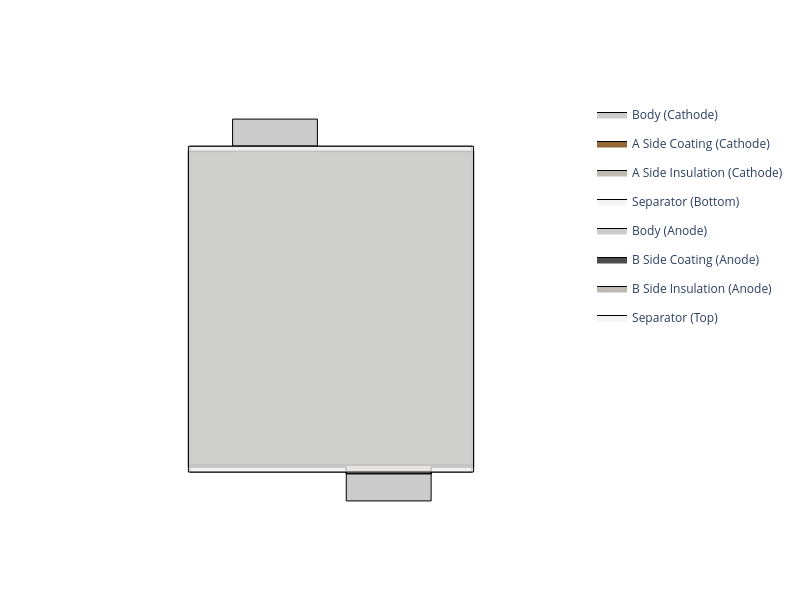

Here is the notebook cell this chart was saved with:
### Code cell
my_monolayer.transverse = True
my_monolayer.get_top_down_view(opacity=0.8, width=800, height=600)

### Figure 1 — Plotly figure (JSON) as saved in the notebook; plotly's stock layout.template omitted (floating-point values rounded to 4 significant figures)
{"data": [{"fill": "toself", "fillcolor": "rgba(192, 192, 192, 0.8)", "legendgroup": "Body (Cathode) (Cathode)", "line": {"color": "black", "width": 1}, "mode": "lines", "name": "Body (Cathode)", "showlegend": true, "type": "scatter", "x": [-83.0, -83.0, -58.0, -58.0, -8.0, -8.0, 83.0, 83.0, -83.0], "y": [-92.0, 92.0, 92.0, 112.0, 112.0, 92.0, 92.0, -92.0, -92.0]}, {"fill": "toself", "fillcolor": "rgba(123, 66, 6, 0.8)", "legendgroup": "A Side Coating (Cathode) (Cathode)", "line": {"color": "black", "width": 1}, "mode": "lines", "name": "A Side Coating (Cathode)", "type": "scatter", "x": [-83.0, -83.0, -58.0, -58.0, -8.0, -8.0, 83.0, 83.0, -83.0, -83.0, -83.0, -58.0, -58.0, -8.0, -8.0, 83.0, 83.0, -83.0], "y": [-92.0, 91.0, 91.0, 91.0, 91.0, 91.0, 91.0, -92.0, -92.0, -92.0, 91.0, 91.0, 91.0, 91.0, 91.0, 91.0, -92.0, -92.0]}, {"fill": "toself", "fillcolor": "rgba(176, 169, 159, 0.8)", "legendgroup": "A Side Insulation (Cathode) (Cathode)", "line": {"color": "black", "width": 1}, "mode": "lines", "name": "A Side Insulation (Cathode)", "type": "scatter", "x": [-83.0, -83.0, -58.0, -58.0, -8.0, -8.0, 83.0, 83.0, -83.0, -83.0, -83.0, -58.0, -58.0, -8.0, -8.0, 83.0, 83.0, -83.0], "y": [91.0, 92.0, 92.0, 96.0, 96.0, 92.0, 92.0, 91.0, 91.0, 91.0, 92.0, 92.0, 96.0, 96.0, 92.0, 92.0, 91.0, 91.0]}, {"fill": "toself", "fillcolor": "rgba(242, 242, 242, 0.8)", "legendgroup": "Separator_bottom", "line": {"color": "black", "width": 1}, "mode": "lines", "name": "Separator (Bottom)", "showlegend": true, "type": "scatter", "x": [-83.03, -83.03, 83.03, 83.03, -83.03], "y": [-96.0, 96.0, 96.0, -96.0, -96.0]}, {"fill": "toself", "fillcolor": "rgba(192, 192, 192, 0.8)", "legendgroup": "Body (Anode) (Anode)", "line": {"color": "black", "width": 1}, "mode": "lines", "name": "Body (Anode)", "showlegend": true, "type": "scatter", "x": [-84.0, -84.0, 9.0, 9.0, 59.0, 59.0, 84.0, 84.0, -84.0], "xaxis": "x", "y": [93.0, -93.0, -93.0, -113.0, -113.0, -93.0, -93.0, 93.0, 93.0], "yaxis": "y"}, {"fill": "toself", "fillcolor": "rgba(31, 31, 31, 0.8)", "legendgroup": "B Side Coating (Anode) (Anode)", "line": {"color": "black", "width": 1}, "mode": "lines", "name": "B Side Coating (Anode)", "type": "scatter", "x": [-84.0, -84.0, 9.0, 9.0, 59.0, 59.0, 84.0, 84.0, -84.0, -84.0, -84.0, 9.0, 9.0, 59.0, 59.0, 84.0, 84.0, -84.0], "xaxis": "x", "y": [93.0, -92.0, -92.0, -92.0, -92.0, -92.0, -92.0, 93.0, 93.0, 93.0, -92.0, -92.0, -92.0, -92.0, -92.0, -92.0, 93.0, 93.0], "yaxis": "y"}, {"fill": "toself", "fillcolor": "rgba(176, 169, 159, 0.8)", "legendgroup": "B Side Insulation (Anode) (Anode)", "line": {"color": "black", "width": 1}, "mode": "lines", "name": "B Side Insulation (Anode)", "type": "scatter", "x": [-84.0, -84.0, 9.0, 9.0, 59.0, 59.0, 84.0, 84.0, -84.0, -84.0, -84.0, 9.0, 9.0, 59.0, 59.0, 84.0, 84.0, -84.0], "xaxis": "x", "y": [-92.0, -93.0, -93.0, -97.0, -97.0, -93.0, -93.0, -92.0, -92.0, -92.0, -93.0, -93.0, -97.0, -97.0, -93.0, -93.0, -92.0, -92.0], "yaxis": "y"}, {"fill": "toself", "fillcolor": "rgba(242, 242, 242, 0.8)", "legendgroup": "Separator_top", "line": {"color": "black", "width": 1}, "mode": "lines", "name": "Separator (Top)", "showlegend": true, "type": "scatter", "x": [-84.03, -84.03, 84.03, 84.03, -84.03], "y": [-96.0, 96.0, 96.0, -96.0, -96.0]}], "layout": {"height": 600, "paper_bgcolor": "white", "plot_bgcolor": "white", "width": 800, "xaxis": {"range": [-92.43, 92.43], "scaleanchor": "y", "showgrid": false, "showticklabels": false, "title": {"text": ""}, "zeroline": false}, "yaxis": {"range": [-124.2, 123.2], "showgrid": false, "showticklabels": false, "title": {"text": ""}, "zeroline": false}}}
